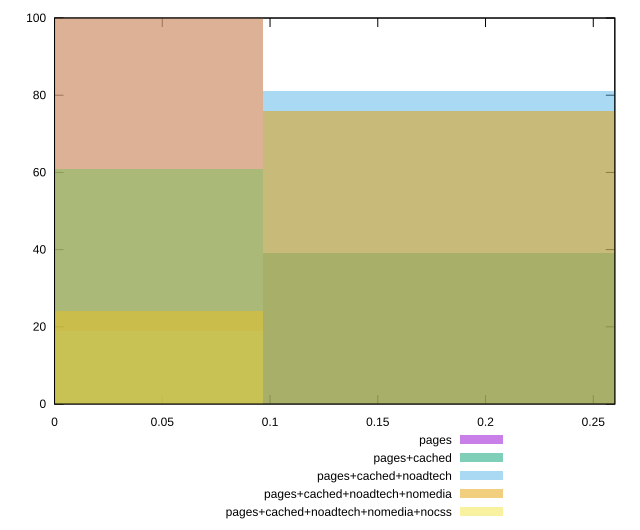

Generate this figure with gnuplot:
reset

$pages <<EOF
0 100
EOF

$pagesCached <<EOF
0 61
0.19356380340704027 39
EOF

$pagesCachedNoadtech <<EOF
0 19
0.19356380340704027 81
EOF

$pagesCachedNoadtechNomedia <<EOF
0 24
0.19356380340704027 76
EOF

$pagesCachedNoadtechNomediaNocss <<EOF
0 100
EOF

set key outside below
set boxwidth 0.19356380340704027
set xrange [0:0.26]
set yrange [0:100]
set trange [0:100]
set style fill transparent solid 0.5 noborder
set terminal svg size 640, 530 enhanced background rgb 'white'
set output "report_00023_2021-02-20T12:14:57.249Z/cumulative-layout-shift/comparison/histogram/all_score.svg"

plot $pages title "pages" with boxes, \
     $pagesCached title "pages+cached" with boxes, \
     $pagesCachedNoadtech title "pages+cached+noadtech" with boxes, \
     $pagesCachedNoadtechNomedia title "pages+cached+noadtech+nomedia" with boxes, \
     $pagesCachedNoadtechNomediaNocss title "pages+cached+noadtech+nomedia+nocss" with boxes

reset
